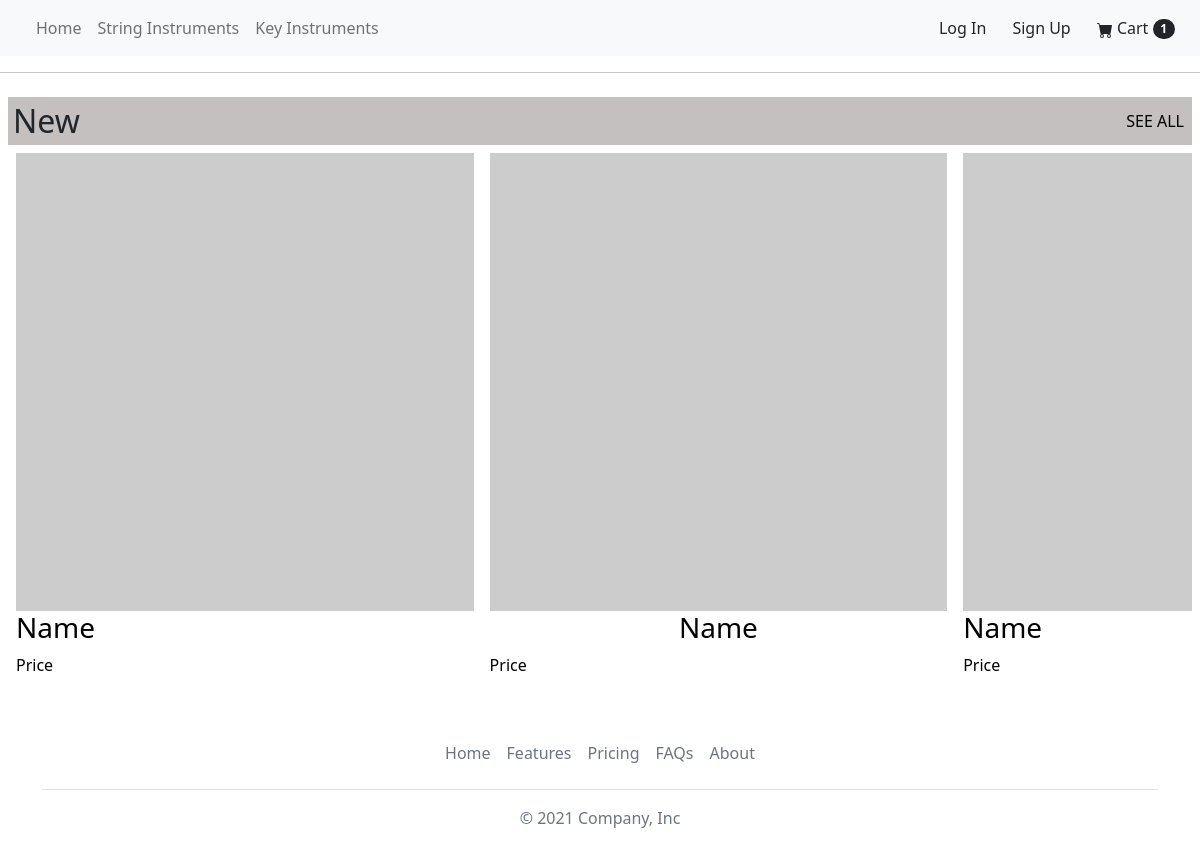
The app's page /, older data.
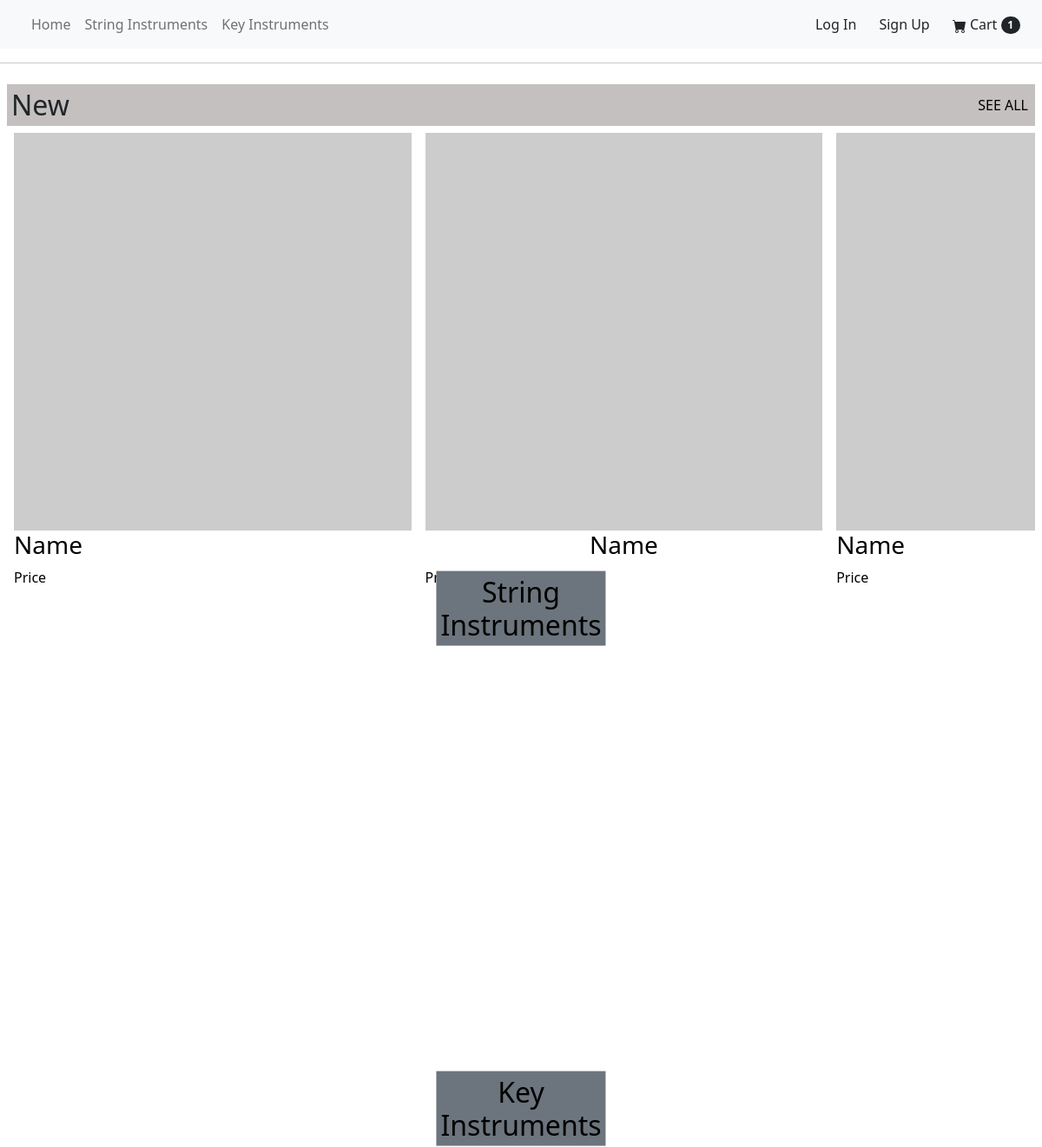
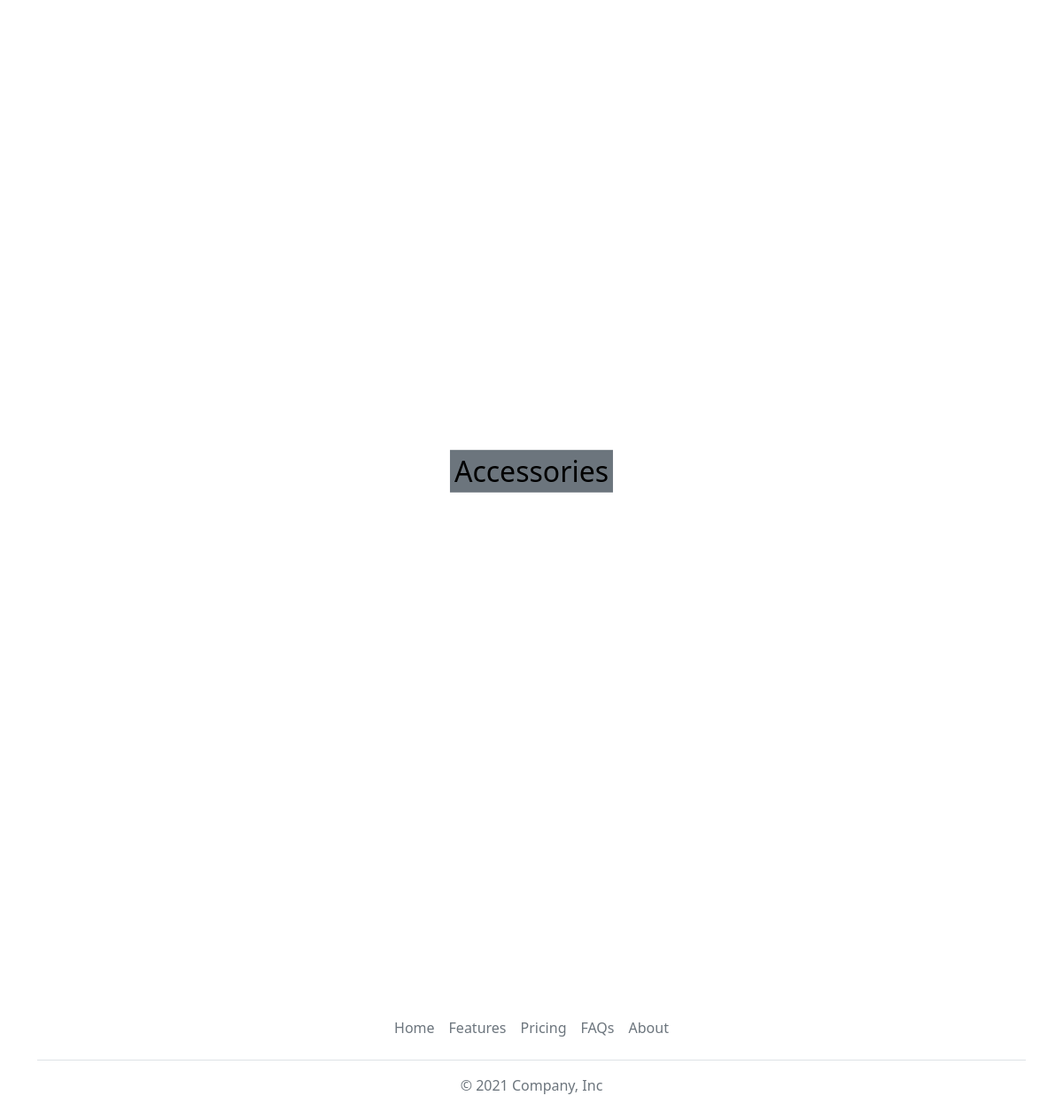
The same page, newer data (2 pictures, top to bottom).
### store/models.py (models this page shows, shortened)
class Category(models.Model):
    name = models.CharField(max_length=200)
    image = models.ImageField(null=True,blank=True)
    @property
    def imageURL(self):
        try:
            url = self.image.url
        except:
            url = ''
        return url

### store/views.py (the view)
# urls.py: path('',views.homeView,name="home"),
def homeView(request):
    products = Product.objects.all()
    banners=CarouselBanner.objects.all()
    mainCats=Category.objects.all()
    context={'products':products,'banners':banners,'mainCats':mainCats}
    return render(request,'store/home.html',context)

### store/templates/store/home.html (shortened to what this page needs)
{% extends 'store/base.html' %}
{% load static %}
{% block content %}
<div class="d-flex flex-column">
  <div class="m-2 scroll">
    <div style="background-color: rgb(196, 192, 192);">
      <div class="d-flex justify-content-between align-items-center">
        <h2 class="text-center">New</h2>
        <a class="p-2" href="#">SEE ALL</a>
      </div>
    </div>
    <div class="d-flex of">
      <div class="p-2 itm">
        <a class="d-flex flex-column" href="#">
          <img class="img-fluid" src="https://via.placeholder.com/300x300" alt="">
          <h3>Name</h3>
          <div>Price</div>
        </a>
      </div>
      <div class="p-2 itm">
        <a class="d-flex flex-column" href="#">
          <img class="img-fluid" src="https://via.placeholder.com/300x300" alt="">
          <h3 class="text-center">Name</h3>
          <div>Price</div>
        </a>
      </div>
      <div class="p-2 itm">
        <a class="d-flex flex-column" href="#">
          <img class="img-fluid" src="https://via.placeholder.com/300x300" alt="">
          <h3>Name</h3>
          <div>Price</div>
        </a>
      </div>
    </div>
  </div>
  <div class="d-flex flex-column align-items-center ">
      {% for cat in mainCats %}
      <div class="gnrl-section-size m-2">
        <a href="{% url 'instruments' cat.name %}" class="position-relative d-flex justify-content-center">
          <h2 class="position-absolute top-50 start-50 translate-middle text-center bg-secondary">{{ cat.name }}</h2>
        </a>
        </div>
      {% endfor %}
  </div>
</div>
{% endblock content %}

### store/templates/store/base.html (shortened to what this page needs)
<!DOCTYPE html>
{% load static %}
<html lang="en">
<head>
  <link href="https://cdn.jsdelivr.net/npm/bootstrap@5.1.3/dist/css/bootstrap.min.css" rel="stylesheet"
>
  <link rel="stylesheet" href="{% static 'css/main.css' %}">
</head>
<body>
  <header>
    <div>
      <nav class="navbar navbar-expand-lg navbar-light bg-light">
        <div class="container-fluid">
          <div class="collapse navbar-collapse" id="navbarSupportedContent">
            <ul class="navbar-nav me-auto mb-2 mb-lg-0">
              <li class="nav-item">
                <a class="nav-link" href="{% url 'home' %}">Home</a>
              </li>
              <li class="nav-item">
                <a class="nav-link" href="#">String Instruments</a>
              </li>
              <li class="nav-item">
                <a class="nav-link" href="#">Key Instruments</a>
              </li>
            </ul>
            {% if user.is_authenticated %}
            <a class="btn" href="{% url 'logout' %}">Log out</a>
            {% else %}
            <a class="btn" href="{% url 'login' %}">Log In</a>
            <a class="btn" href="{% url 'register' %}">Sign Up</a>
            {% endif %}
            <button type="button" class="btn d-none d-lg-block">
              Cart
              <span class="badge rounded-pill bg-dark">
                1
              </span>
            </button>
          </div>
        </div>
      </nav>
    </div>
    <hr class="divider">
  </header>
  <main>
    {% block content %}
    {% endblock content %}
  </main>
  <div class="container">
    <footer class="py-3 my-4">
      <ul class="nav justify-content-center border-bottom pb-3 mb-3">
        <li class="nav-item"><a href="#" class="nav-link px-2 text-muted">Home</a></li>
        <li class="nav-item"><a href="#" class="nav-link px-2 text-muted">Features</a></li>
        <li class="nav-item"><a href="#" class="nav-link px-2 text-muted">Pricing</a></li>
        <li class="nav-item"><a href="#" class="nav-link px-2 text-muted">FAQs</a></li>
        <li class="nav-item"><a href="#" class="nav-link px-2 text-muted">About</a></li>
      </ul>
      <p class="text-center text-muted">© 2021 Company, Inc</p>
    </footer>
  </div>
</body>
</html>

### static/css/main.css (style rules this page uses)
a { text-decoration: none; color: black; }
h2 { margin: 0; padding: 5px; }
.of { overflow-x: auto; overflow-y: hidden; }
.itm { max-width: 40%; min-width: 40%; }
.scroll { -webkit-overflow-scrolling: touch; }
.gnrl-section-size { height: 70vh; }

Row changes from the older to the newer data that the page shows:
added Category: name "String Instruments"
added Category: name "Key Instruments"
added Category: name "Accessories"
